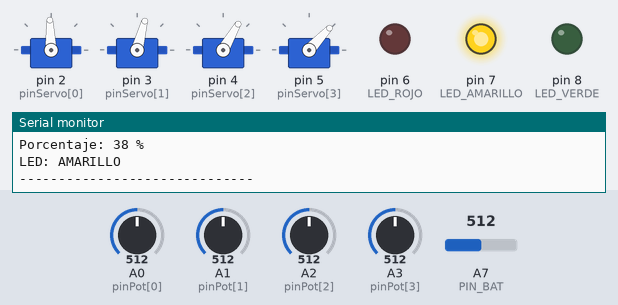
The sketch below on a simulated Arduino Nano, built with avr-gcc and run on an emulated ATmega328P. On the bench: 4 × servo, output pins drawn as LEDs (lit = HIGH), the last lines printed to the serial monitor. The inputs (shaded band) are chosen by the test bench; at power-on: A0 (pinPot[0]) = 512, A1 (pinPot[1]) = 512, A7 (PIN_BAT) = 512, A3 (pinPot[3]) = 512, A2 (pinPot[2]) = 512.

Above: at 2.5 s.
2.6 s: A0 (pinPot[0]) set to 716
At 3.7 s:
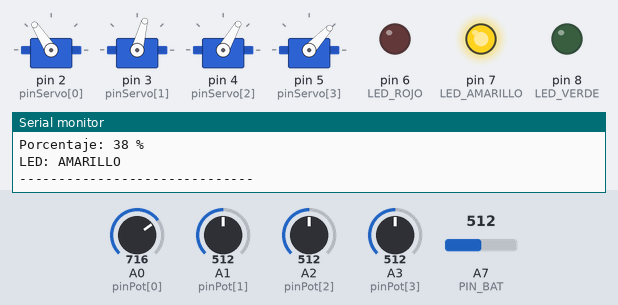
4.2 s: A1 (pinPot[1]) set to 54
At 5.7 s:
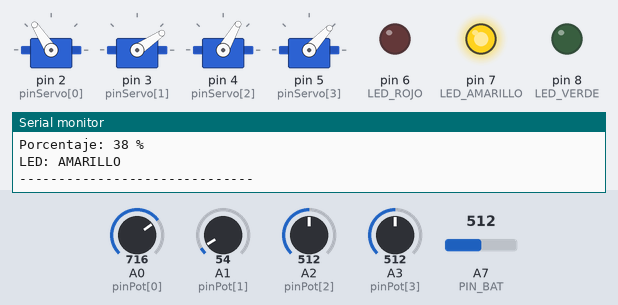
6.0 s: A7 (PIN_BAT) set to 581
8.8 s: A7 (PIN_BAT) set to 612
11.8 s: A3 (pinPot[3]) set to 716
At 13.0 s:
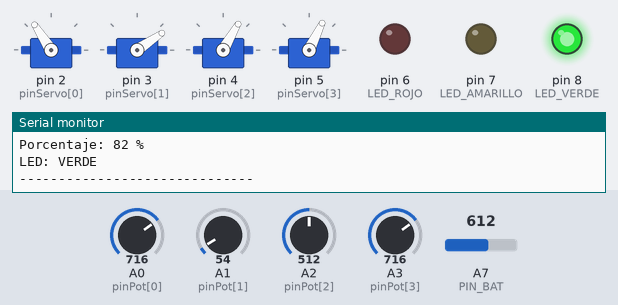
13.3 s: A2 (pinPot[2]) set to 306
At 13.7 s:
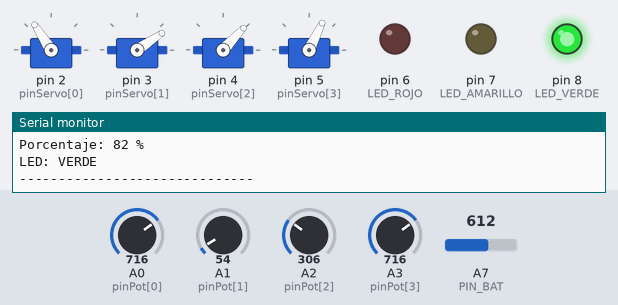
Timing chart, 0 to 15.9 s (numbered marks = the images above; inputs shaded):
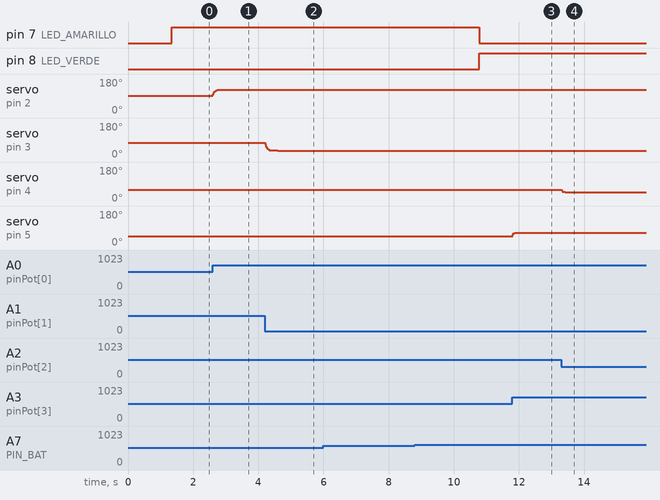

Measured:
- after the input at 2.6 s, servo on pin 2 (pinServo[0]): moves from 92° to 123° over 0.20 s, starting at once
- after the input at 4.2 s, servo on pin 3 (pinServo[1]): moves from 75° to 34° over 0.38 s, starting at once
- after the input at 11.8 s, servo on pin 5 (pinServo[3]): 47° → 64° at once
- after the input at 13.3 s, servo on pin 4 (pinServo[2]): 60° → 48° at once, → 47° 0.11 s later

The sketch:

Codigo_brazo_robotico.ino
```cpp
/*
  BRAZO ROBÓTICO DE 4 SERVOS + MEDIDOR DE BATERÍA
  - Cada servo se controla con un potenciómetro.
  - La batería (2S, 8.4 V máx.) se mide con un divisor de tensión
    y se indica con 3 LEDs: verde, amarillo y rojo.
*/

#include <Servo.h>

// ---------- SERVOS Y POTENCIÓMETROS ----------
const int NUM = 4;                                  // Cantidad de servos
Servo servos[NUM];

const int pinServo[NUM] = {2, 3, 4, 5};             // Pines de señal de los servos
const int pinPot[NUM]   = {A0, A1, A2, A3};         // Pines de los potenciómetros

const int pulsoMin[NUM] = {544, 544, 544, 544};     // Pulso mínimo (µs) de cada servo
const int pulsoMax[NUM] = {2200, 2400, 2400, 2400}; // Pulso máximo (µs) de cada servo

const int angMin[NUM] = {15, 30, 30, 5};            // Ángulo mínimo permitido (límite mecánico)
const int angMax[NUM] = {170, 120, 90, 90};         // Ángulo máximo permitido

// Suavizado: valores bajos = movimiento más suave pero más lento
const float factorSuavizado[NUM] = {0.20, 0.20, 0.40, 0.45};

float suave[NUM];        // Lectura filtrada de cada potenciómetro
int ultimoAngulo[NUM];   // Último ángulo enviado al servo

// ---------- LEDs INDICADORES ----------
const int LED_VERDE = 8, LED_AMARILLO = 7, LED_ROJO = 6;
const int ROJO = 0, AMARILLO = 1, VERDE = 2;        // Estados posibles
int estadoLED = -1;                                 // -1 = aún sin definir

// ---------- MEDICIÓN DE BATERÍA ----------
const int PIN_BAT = A7;                             // Entrada del divisor de tensión
const float R1 = 4700.0, R2 = 2400.0;               // Resistencias del divisor (ohmios)
const float VREF = 5.09;                            // Voltaje real de referencia del Arduino
const float FACTOR_CAL = 1.006;                     // Ajuste fino comparando con un multímetro

float voltajeFiltrado = 0.0;
bool bateriaInicializada = false;

const unsigned long INTERVALO_MEDICION = 3000;      // Medir la batería cada 3 segundos
unsigned long ultimaMedicion = 0;

// Enciende solo el LED que corresponde al estado
void mostrarLED(int estado) {
  digitalWrite(LED_ROJO,     estado == ROJO);
  digitalWrite(LED_AMARILLO, estado == AMARILLO);
  digitalWrite(LED_VERDE,    estado == VERDE);
}

// Lee el voltaje real de la batería (promedio de 64 lecturas para reducir ruido)
float leerVoltajeBateria() {
  unsigned long suma = 0;
  for (int i = 0; i < 64; i++) {
    suma += analogRead(PIN_BAT);
    delay(2);
  }
  float voltajeA7 = (suma / 64.0) * VREF / 1023.0;    // Voltaje en el pin
  return voltajeA7 * (R1 + R2) / R2 * FACTOR_CAL;     // Se deshace el divisor de tensión
}

// Convierte voltaje a porcentaje (aproximación por tramos)
int calcularPorcentaje(float v) {
  if (v >= 8.40) return 100;
  if (v >= 8.20) return 90 + (int)((v - 8.20) * 50);
  if (v >= 8.00) return 80 + (int)((v - 8.00) * 50);
  if (v >= 7.80) return 60 + (int)((v - 7.80) * 100);
  if (v >= 7.60) return 40 + (int)((v - 7.60) * 100);
  if (v >= 7.40) return 20 + (int)((v - 7.40) * 100);
  if (v >= 7.00) return 5 + (int)((v - 7.00) * 37.5);
  if (v >= 6.60) return (int)((v - 6.60) * 12.5);
  return 0;
}

// Estado según el porcentaje, sin histéresis (se usa solo en la primera medición)
int estadoNormal(int p) {
  if (p <= 20) return ROJO;
  if (p <= 60) return AMARILLO;
  return VERDE;
}

// Histéresis: los umbrales para subir y bajar son distintos,
// así el LED no parpadea cuando el porcentaje oscila cerca de un límite.
int estadoConHisteresis(int p) {
  if (estadoLED == -1) return estadoNormal(p);

  if (estadoLED == VERDE)
    return (p <= 57) ? AMARILLO : VERDE;

  if (estadoLED == AMARILLO) {
    if (p <= 17) return ROJO;
    if (p >= 64) return VERDE;
    return AMARILLO;
  }

  // estadoLED == ROJO
  if (p >= 64) return VERDE;
  if (p >= 24) return AMARILLO;
  return ROJO;
}

// Mide la batería, filtra el valor, actualiza los LEDs y muestra datos por serial
void actualizarBateria() {
  float voltajeNuevo = leerVoltajeBateria();

  // Filtro: 80% valor anterior + 20% valor nuevo (evita saltos bruscos)
  if (!bateriaInicializada) {
    voltajeFiltrado = voltajeNuevo;
    bateriaInicializada = true;
  } else {
    voltajeFiltrado = voltajeFiltrado * 0.80 + voltajeNuevo * 0.20;
  }

  int porcentaje = calcularPorcentaje(voltajeFiltrado);
  int nuevoEstado = estadoConHisteresis(porcentaje);

  if (nuevoEstado != estadoLED) {   // Solo cambia los LEDs si el estado cambió
    estadoLED = nuevoEstado;
    mostrarLED(estadoLED);
  }

  Serial.println("\n------------------------------");
  Serial.print("Voltaje bateria: ");
  Serial.print(voltajeFiltrado, 2);
  Serial.println(" V");
  Serial.print("Porcentaje: ");
  Serial.print(porcentaje);
  Serial.println(" %");
  Serial.print("LED: ");
  if (estadoLED == ROJO)          Serial.println("ROJO");
  else if (estadoLED == AMARILLO) Serial.println("AMARILLO");
  else                            Serial.println("VERDE");
  Serial.println("------------------------------");
}

void setup() {
  Serial.begin(115200);

  pinMode(LED_VERDE, OUTPUT);
  pinMode(LED_AMARILLO, OUTPUT);
  pinMode(LED_ROJO, OUTPUT);
  mostrarLED(-1);                   // Todos los LEDs apagados al inicio

  for (int i = 0; i < NUM; i++) {
    // Se lee primero la posición del potenciómetro para que el servo
    // arranque donde está la perilla y no dé un salto brusco
    suave[i] = analogRead(pinPot[i]);
    ultimoAngulo[i] = map((int)suave[i], 0, 1023, angMin[i], angMax[i]);

    servos[i].attach(pinServo[i], pulsoMin[i], pulsoMax[i]);
    servos[i].write(ultimoAngulo[i]);
    delay(300);                     // Pausa para no activar todos los servos a la vez
  }

  Serial.println("\n==============================");
  Serial.println("BRAZO ROBOTICO");
  Serial.println("4 SERVOS + BATERIA");
  Serial.println("==============================");

  actualizarBateria();              // Primera medición de batería
  ultimaMedicion = millis();
}

void loop() {
  // --- Control de los servos ---
  for (int i = 0; i < NUM; i++) {
    int lectura = analogRead(pinPot[i]);

    // Filtro suavizador de la lectura del potenciómetro
    suave[i] = suave[i] * (1.0 - factorSuavizado[i]) + lectura * factorSuavizado[i];

    // Convierte 0-1023 al rango de ángulos permitido para ese servo
    int angulo = map((int)suave[i], 0, 1023, angMin[i], angMax[i]);

    // Solo mueve el servo si el ángulo cambió (evita temblores)
    if (abs(angulo - ultimoAngulo[i]) >= 1) {
      servos[i].write(angulo);
      ultimoAngulo[i] = angulo;
    }
  }

  // --- Medición de batería cada INTERVALO_MEDICION (sin bloquear los servos) ---
  if (millis() - ultimaMedicion >= INTERVALO_MEDICION) {
    actualizarBateria();
    ultimaMedicion = millis();
  }

  delay(10);
}
```
